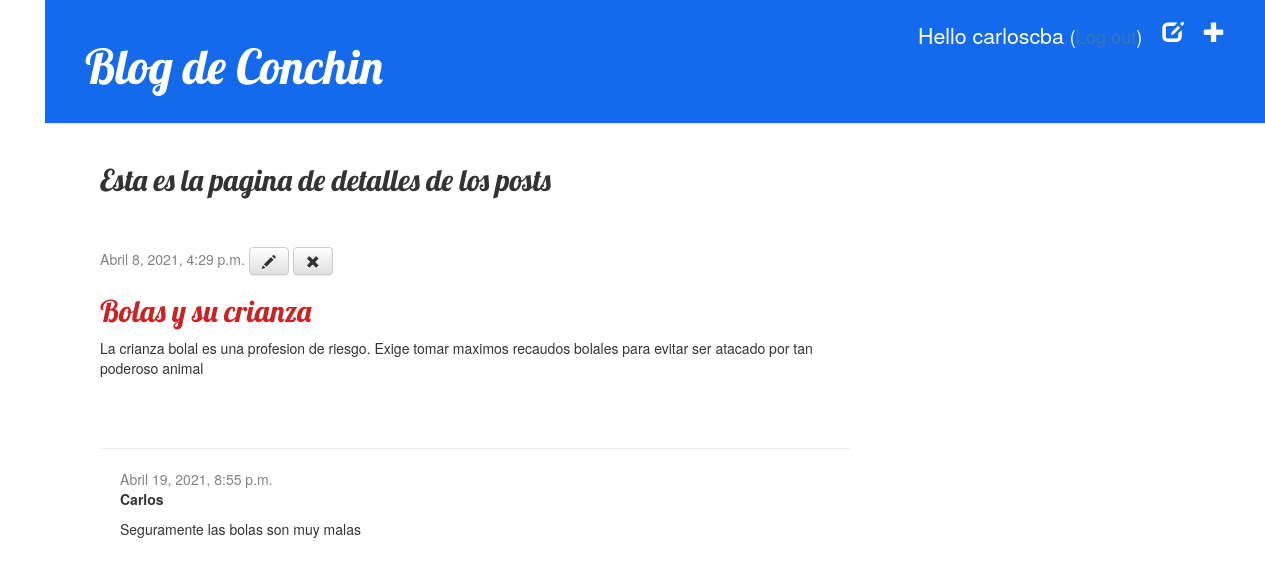
The app's page /post/1/ (signed in) with its own data.
### blog/models.py (models this page shows, shortened)
class Post(models.Model):
    author = models.ForeignKey('auth.User', on_delete=models.CASCADE)
    title = models.CharField(max_length=200)
    text = models.TextField()
    created_date = models.DateTimeField(default=timezone.now)
    published_date = models.DateTimeField(blank=True, null=True)

class Comment(models.Model):
    post = models.ForeignKey('blog.Post', on_delete=models.CASCADE, related_name='comments')
    author = models.CharField(max_length=200)
    text = models.TextField()
    created_date = models.DateTimeField(default=timezone.now)
    approved_comment = models.BooleanField(default=False)

### blog/views.py (the view)
# urls.py: path('post/<int:pk>/', views.post_detail, name='post_detail'),
def post_detail(request, pk):
    post = get_object_or_404(Post, pk=pk)
    return render(request, 'blog/post_detail.html', {'post':post})

### blog/templates/blog/post_detail.html
{% extends 'blog/base.html' %}
{% block content %}
<h2>Esta es la pagina de detalles de los posts</h2>
<br><br>
    <div class="post">
        {% if post.published_date %}
            <div class="date">
                {{ post.published_date }}
                <a class="btn btn-default" href="{% url 'post_edit' pk=post.pk %}"><span class="glyphicon glyphicon-pencil"></span></a>
                <a class="btn btn-default" href="{% url 'post_remove' pk=post.pk %}"><span class="glyphicon glyphicon-remove"></span></a>
            </div>
        {% else %}
            <a class="btn btn-default" href="{% url 'post_publish' pk=post.pk %}">Publish</a>
        {% endif %}
        <h2><a href="">{{ post.title }}</a></h2>
        <p>{{ post.text|linebreaksbr }}</p>
    </div>
    <hr>
    {% for comment in post.comments.all %}
        <div class="comment">
            <div class="date">{{ comment.created_date }}</div>
            <strong>{{ comment.author }}</strong>
            <p>{{ comment.text|linebreaks }}</p>
        </div>
    {% empty %}
        <p>No comments here yet :(</p>
    {% endfor %}
{% endblock %}

### blog/templates/blog/base.html (shortened to what this page needs)
{% load static %}
<html>
    <head>
        <link rel="stylesheet" href="//maxcdn.bootstrapcdn.com/bootstrap/3.2.0/css/bootstrap.min.css">
        <link rel="stylesheet" href="//maxcdn.bootstrapcdn.com/bootstrap/3.2.0/css/bootstrap-theme.min.css">
        <link rel="stylesheet" href="{% static 'blog/blog.css' %}">
    </head>
    <body>
        <div class="page-header">
            {% if user.is_authenticated %}
                <a href="{% url 'post_new' %}" class="top-menu"><span class="glyphicon glyphicon-plus"></span></a>
                <a href="{% url 'drafts' %}" class="top-menu"><span class="glyphicon glyphicon-edit"></span></a>
                <p class="top-menu">Hello {{ user.username }} <small>(<a href="{% url 'logout' %}">Log out</a>)</small></p>
            {% else %}
                <a href="{% url 'login' %}" class="top-menu"><span class="glyphicon glyphicon-lock"></span></a>
            {% endif %}
            <h1><a href="/">Blog de Conchin</a></h1>
        </div>
        <div class="content container">
            <div class="row">
                <div class="col-md-8">
                    {% block content %}
                    {% endblock %}
                </div>
            </div>
        </div>
    </body>
</html>

### blog/static/blog/blog.css (style rules this page uses)
h1 a, h2 a { color: #e70808; }
body { padding-left: 45px; }
.page-header { background-color: #146aeb; margin-top: 0; padding: 20px 20px 20px 40px; }
.page-header h1, .page-header h1 a, .page-header h1 a:visited, .page-header h1 a:active { color: #ffffff; font-size: 36pt; text-decoration: none; }
.content { margin-left: 40px; }
h1, h2, h3, h4 { font-family: 'Lobster', cursive; }
.date { color: #828282; }
.top-menu, .top-menu:hover, .top-menu:visited { color: #ffffff; float: right; font-size: 16pt; margin-right: 20px; }
.post { margin-bottom: 70px; }
.post h2 a, .post h2 a:visited { color: #c92323; }
.comment { margin: 20px 0px 20px 20px; }

### records on screen
Post: published_date "Abril 8, 2021, 4:29 p.m.", title "Bolas y su crianza", text "La crianza bolal es una profesion de riesgo. Exige tomar maximos recaudos bolales para evitar ser atacado por tan poderoso animal"
Comment: created_date "Abril 19, 2021, 8:55 p.m.", author "Carlos", text "Seguramente las bolas son muy malas"

### other values on screen
{{ user.username }} "carloscba"
